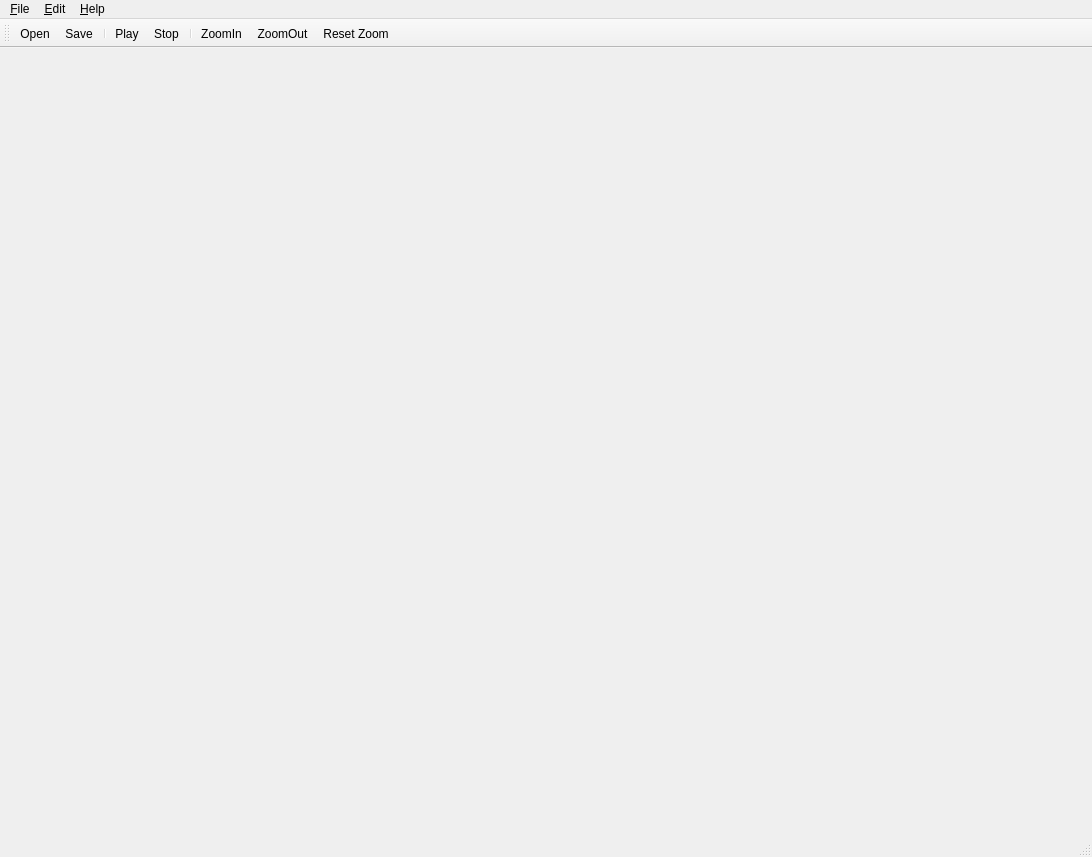
<?xml version="1.0" encoding="UTF-8"?>
<ui version="4.0">
 <class>MainWindow</class>
 <widget class="QMainWindow" name="MainWindow">
  <property name="geometry">
   <rect>
    <x>0</x>
    <y>0</y>
    <width>1092</width>
    <height>857</height>
   </rect>
  </property>
  <property name="windowTitle">
   <string>MainWindow</string>
  </property>
  <property name="windowIcon">
   <iconset resource="../qt-icons.qrc">
    <normaloff>:/rsrc/window_icon.bmp</normaloff>:/rsrc/window_icon.bmp</iconset>
  </property>
  <widget class="QWidget" name="centralwidget">
   <!-- Central widget content remains the same -->
  </widget>
  <widget class="QMenuBar" name="menubar">
   <property name="geometry">
    <rect>
     <x>0</x>
     <y>0</y>
     <width>1092</width>
     <height>21</height>
    </rect>
   </property>
   <widget class="QMenu" name="menu_File">
    <property name="title">
     <string>&amp;File</string>
    </property>
    <addaction name="action_Open"/>
    <addaction name="actionSave"/>
    <addaction name="action_Save_As"/>
    <addaction name="action_Exit"/>
   </widget>
   <widget class="QMenu" name="menu_Edit">
    <property name="title">
     <string>&amp;Edit</string>
    </property>
    <addaction name="action_Undo"/>
    <addaction name="action_Cut"/>
    <addaction name="action_Copy"/>
    <addaction name="action_Paste"/>
    <addaction name="separator"/>
    <addaction name="action_Settings"/>
   </widget>
   <widget class="QMenu" name="menu_Help">
    <property name="title">
     <string>&amp;Help</string>
    </property>
    <addaction name="action_Help_Topics"/>
    <addaction name="action_About_Papagayo_ng"/>
   </widget>
   <addaction name="menu_File"/>
   <addaction name="menu_Edit"/>
   <addaction name="menu_Help"/>
  </widget>
  <widget class="QStatusBar" name="statusbar"/>
  <widget class="QToolBar" name="toolBar">
   <property name="windowTitle">
    <string>toolBar</string>
   </property>
   <attribute name="toolBarArea">
    <enum>TopToolBarArea</enum>
   </attribute>
   <attribute name="toolBarBreak">
    <bool>false</bool>
   </attribute>
   <addaction name="action_Open"/>
   <addaction name="actionSave"/>
   <addaction name="separator"/>
   <addaction name="actionPlay"/>
   <addaction name="actionStop"/>
   <addaction name="separator"/>
   <addaction name="actionZoomIn"/>
   <addaction name="actionZoomOut"/>
   <addaction name="actionResetZoom"/>
  </widget>
  <action name="action_Help_Topics">
   <property name="text">
    <string>&amp;Help Topics</string>
   </property>
  </action>
  <action name="action_About_Papagayo_ng">
   <property name="text">
    <string>&amp;About Papagayo-ng</string>
   </property>
  </action>
  <action name="action_Open">
   <property name="icon">
    <iconset resource="../qt-icons.qrc">
     <normaloff>:/rsrc/open.png</normaloff>:/rsrc/open.png</iconset>
   </property>
   <property name="text">
    <string>&amp;Open</string>
   </property>
  </action>
  <action name="actionSave">
   <property name="icon">
    <iconset resource="../qt-icons.qrc">
     <normaloff>:/rsrc/save.png</normaloff>:/rsrc/save.png</iconset>
   </property>
   <property name="text">
    <string>&amp;Save</string>
   </property>
  </action>
  <action name="action_Save_As">
   <property name="text">
    <string>&amp;Save As...</string>
   </property>
  </action>
  <action name="action_Exit">
   <property name="text">
    <string>&amp;Exit</string>
   </property>
  </action>
  <action name="action_Undo">
   <property name="text">
    <string>Undo</string>
   </property>
  </action>
  <action name="action_Cut">
   <property name="text">
    <string>&amp;Cut</string>
   </property>
  </action>
  <action name="action_Copy">
   <property name="text">
    <string>&amp;Copy</string>
   </property>
  </action>
  <action name="action_Paste">
   <property name="text">
    <string>&amp;Paste</string>
   </property>
  </action>
  <action name="action_Settings">
   <property name="text">
    <string>&amp;Settings</string>
   </property>
  </action>
  <action name="actionPlay">
   <property name="icon">
    <iconset resource="../qt-icons.qrc">
     <normaloff>:/rsrc/play.png</normaloff>:/rsrc/play.png</iconset>
   </property>
   <property name="text">
    <string>Play</string>
   </property>
  </action>
  <action name="actionStop">
   <property name="icon">
    <iconset resource="../qt-icons.qrc">
     <normaloff>:/rsrc/stop.png</normaloff>:/rsrc/stop.png</iconset>
   </property>
   <property name="text">
    <string>Stop</string>
   </property>
  </action>
  <action name="actionZoomIn">
   <property name="icon">
    <iconset resource="../qt-icons.qrc">
     <normaloff>:/rsrc/zoom_in.png</normaloff>:/rsrc/zoom_in.png</iconset>
   </property>
   <property name="text">
    <string>ZoomIn</string>
   </property>
  </action>
  <action name="actionZoomOut">
   <property name="icon">
    <iconset resource="../qt-icons.qrc">
     <normaloff>:/rsrc/zoom_out.png</normaloff>:/rsrc/zoom_out.png</iconset>
   </property>
   <property name="text">
    <string>ZoomOut</string>
   </property>
  </action>
  <action name="actionResetZoom">
   <property name="icon">
    <iconset resource="../qt-icons.qrc">
     <normaloff>:/rsrc/zoom_1.png</normaloff>:/rsrc/zoom_1.png</iconset>
   </property>
   <property name="text">
    <string>Reset Zoom</string>
   </property>
  </action>
 </widget>
 <resources>
  <include location="../qt-icons.qrc"/>
 </resources>
 <connections/>
</ui>
